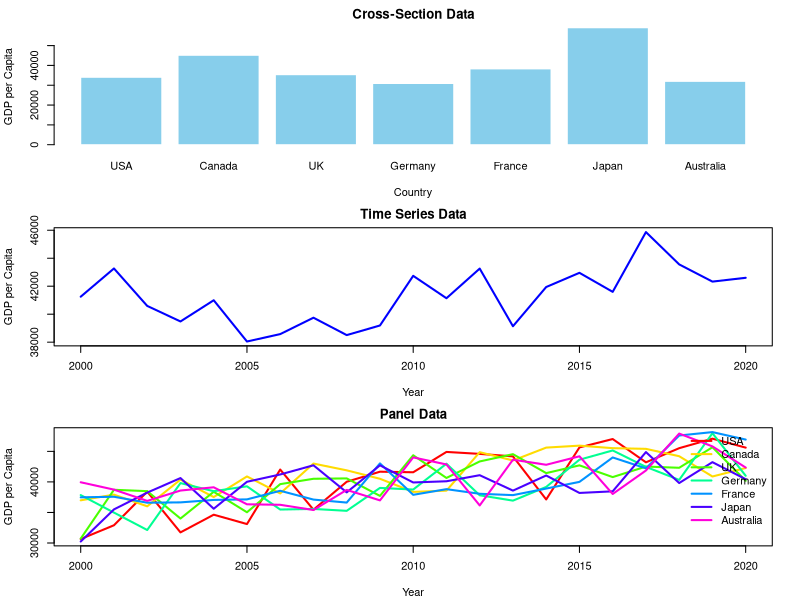
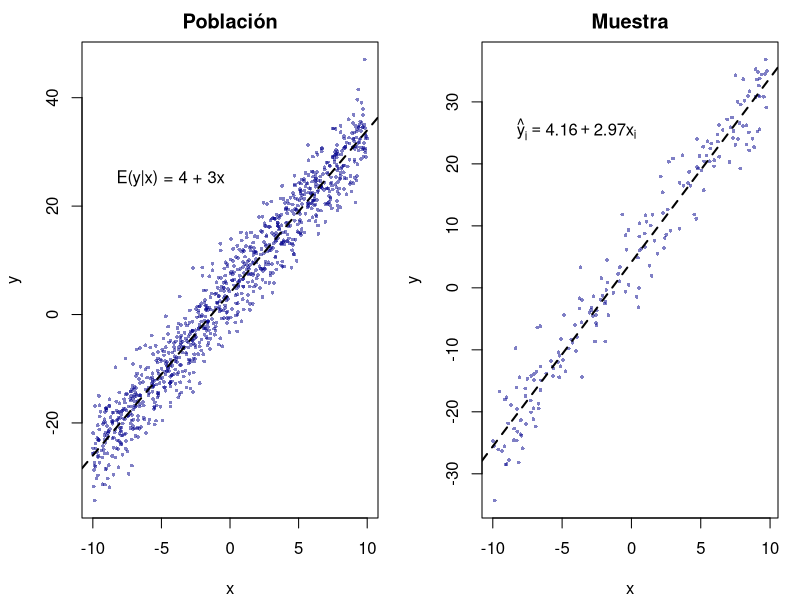
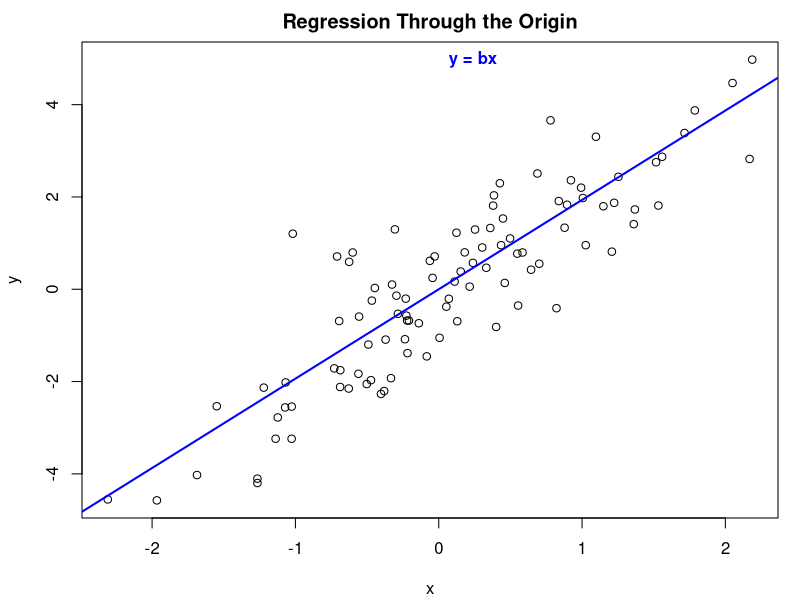

Here is the R script that generated these plots, in order:
## ---- chunk 1
# Set up the plotting layout
par(mfrow = c(3, 1), mar = c(4, 4, 2, 2) + 0.1)

# Cross-Section Data
countries <- c("USA", "Canada", "UK", "Germany", "France", "Japan", "Australia")
gdp_per_capita <- runif(length(countries), 30000, 60000)
cross_section_data <- data.frame(Country = countries, GDP_per_Capita = gdp_per_capita)

barplot(cross_section_data$GDP_per_Capita, names.arg = cross_section_data$Country,
        col = "skyblue", main = "Cross-Section Data",
        xlab = "Country", ylab = "GDP per Capita", border = "white")

# Time Series Data
years <- 2000:2020
gdp_usa <- 40000 + 2000 * (years - 2000) / 20 + rnorm(length(years), 0, 2000)
time_series_data <- data.frame(Year = years, GDP_per_Capita = gdp_usa)

plot(time_series_data$Year, time_series_data$GDP_per_Capita, type = "l",
     col = "blue", lwd = 2, main = "Time Series Data",
     xlab = "Year", ylab = "GDP per Capita")

# Panel Data
panel_data <- expand.grid(Country = countries, Year = years)
panel_data$GDP_per_Capita <- 30000 + 500 * (panel_data$Year - 2000) + 
  runif(nrow(panel_data), 0, 10000)

plot(NULL, xlim = c(min(panel_data$Year), max(panel_data$Year)),
     ylim = c(min(panel_data$GDP_per_Capita), max(panel_data$GDP_per_Capita)),
     xlab = "Year", ylab = "GDP per Capita", main = "Panel Data")
colors <- rainbow(length(countries))
for (country in countries) {
  lines(panel_data$Year[panel_data$Country == country], 
        panel_data$GDP_per_Capita[panel_data$Country == country],
        col = colors[which(countries == country)], lwd = 2)
}
legend("topright", legend = countries, col = colors, lwd = 2, bty = "n")


## ---- chunk 2

# Configurar semilla para reproducibilidad
set.seed(123)

# Generar datos
n <- 1000
x <- runif(n, -10, 10)
u <- rnorm(n, mean = 0, sd = 4)
y <- 4 + 3 * x + u

# Ajustar el tamaño de la ventana gráfica para dos gráficos lado a lado
par(mfrow = c(1, 2), mar = c(4, 4, 2, 1) + 0.1)

# Colores y transparencias
col_points <- rgb(0, 0, 139, maxColorValue = 255, alpha = 128) # Azul oscuro con opacidad 0.5

# Gráfico 1: Dispersión de todos los datos con la línea E(y|x) = 4 + 3x
plot(x, y, main = "Población",
     xlab = "x", ylab = "y", pch = 16, col = col_points, cex = 0.5)
abline(a = 4, b = 3, col = "black", lwd = 2, lty = 2)
text(-9, 25, "E(y|x) = 4 + 3x", col = "black", pos = 4)

# Tomar una muestra de 200 datos de la población
set.seed(124)
sample_indices <- sample(1:n, 200)
x_sample <- x[sample_indices]
y_sample <- y[sample_indices]

# Ajustar un modelo lineal a la muestra
fit <- lm(y_sample ~ x_sample)

# Gráfico 2: Dispersión de la muestra con la línea de regresión estimada
plot(x_sample, y_sample, main = "Muestra",
     xlab = "x", ylab = "y", pch = 16, col = col_points, cex = 0.5)
abline(fit, col = "black", lwd = 2, lty = 2)
equation <- bquote(hat(y)[i] == .(round(coef(fit)[1], 2)) + .(round(coef(fit)[2], 2)) * x[i])
text(-9, 25, equation, col = "black", pos = 4)

# Resetear el layout gráfico
par(mfrow = c(1, 1))
## ---- chunk 3
# Simulated data
set.seed(123)  # for reproducibility
x <- rnorm(100)
y <- 2 * x + rnorm(100)

# Regression through the origin
model <- lm(y ~ x - 1)

# Plotting results
plot(x, y, main = "Regression Through the Origin", xlab = "x", ylab = "y")
abline(model, col = "blue", lwd = 2)
text(x = 0, y = max(y), labels = "y = bx", pos = 4, col = "blue", font = 2)

